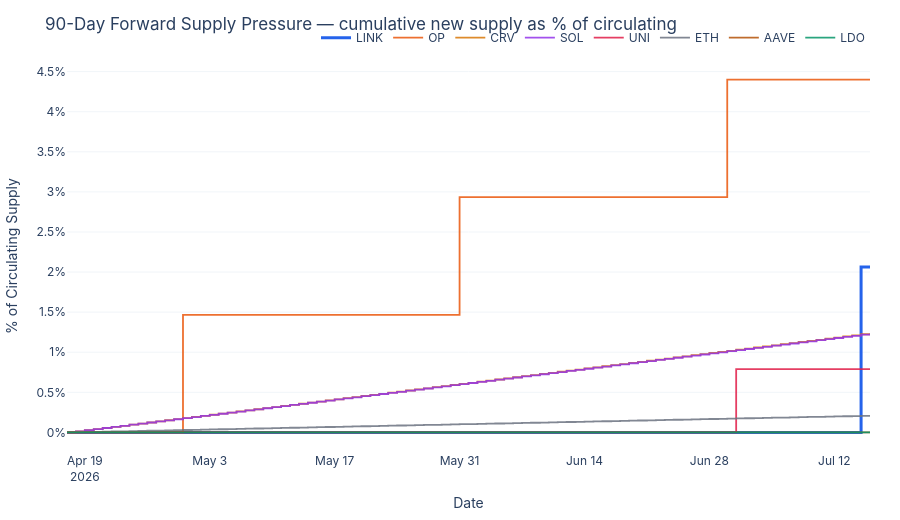

Write notebook code for a chart like this one.
### Code cell
# Unified line chart: total forward supply pressure, one line per peer.
# Smooth slopes = inflation-driven peers; visible vertical jumps = cliff unlocks.
PEER_ORDER = ["LINK", "OP", "CRV", "SOL", "UNI", "ETH", "AAVE", "LDO"]

fig = go.Figure()
for sym in PEER_ORDER:
    sub = panel[panel["symbol"] == sym]
    if sub.empty:
        continue
    fig.add_trace(go.Scatter(
        x=sub["date"],
        y=sub["total_cumulative_pct"] * 100,
        mode="lines",
        name=sym,
        line=dict(
            color=peer_color(sym),
            width=3 if sym == "LINK" else 1.8,
            shape="hv",  # step shape so cliff events show as clean vertical jumps
        ),
        opacity=1.0 if sym == "LINK" else 0.85,
        hovertemplate="<b>%{fullData.name}</b><br>%{x|%Y-%m-%d}<br>%{y:.2f}% of circ<extra></extra>",
    ))

fig.update_layout(**LAYOUT,
    title="90-Day Forward Supply Pressure — cumulative new supply as % of circulating",
    xaxis_title="Date",
    yaxis_title="% of Circulating Supply",
    height=520,
    hovermode="x unified",
)
fig.update_yaxes(showgrid=True, gridcolor="#F1F5F9", ticksuffix="%")
save_fig(fig, "forward_supply_total")
fig.show()
